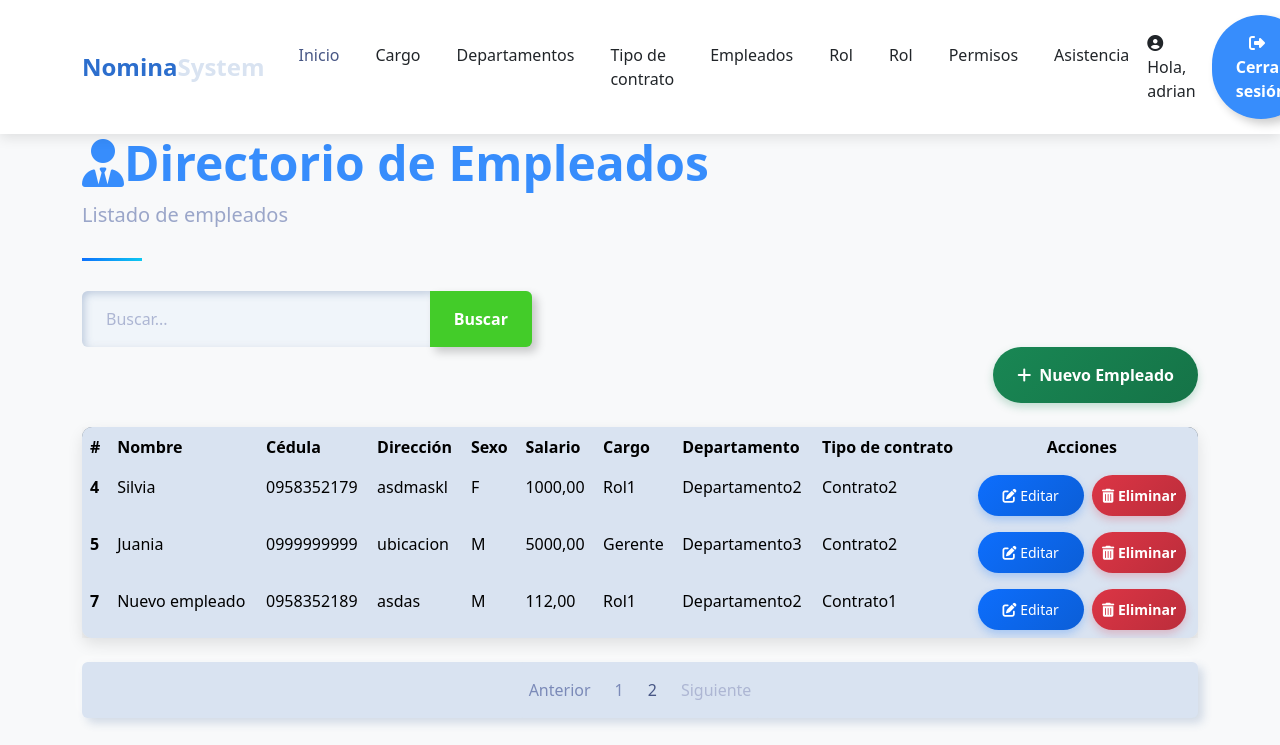
Before: /payroll/list/employees/?page=3 (signed in) with the older database file.
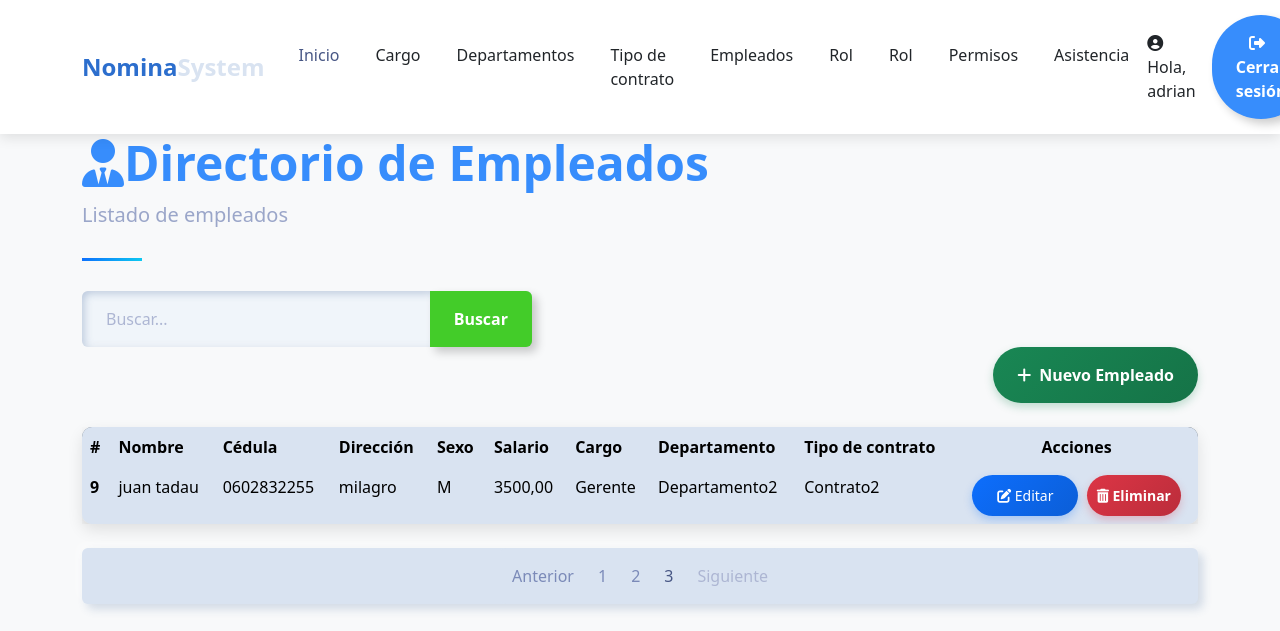
After: the same page with the newer database file.
### payroll/models.py (models this page shows, shortened)
class Employee(models.Model):
    SEX_CHOICES = [
        ('M', 'Masculino'),
        ('F', 'Femenino'),
        ]
    name = models.CharField(max_length=100)
    dni = models.CharField(max_length=10, unique=True)
    address = models.TextField()
    sex = models.CharField(max_length=1, choices=SEX_CHOICES)
    salary = models.DecimalField(max_digits=10, decimal_places=2, validators=[MinValueValidator(0.01)])
    position = models.ForeignKey(Position, on_delete=models.CASCADE)
    department = models.ForeignKey(Department,on_delete=models.CASCADE)
    contract_type = models.ForeignKey(ContractType,on_delete=models.CASCADE)

class Position(models.Model):
    description = models.CharField(max_length=100)
    def __str__(self):
        return self.description

class Department(models.Model):
    description = models.CharField(max_length=100)
    def __str__(self):
        return self.description

class ContractType(models.Model):
    description = models.CharField(max_length=100)
    def __str__(self):
        return self.description

### payroll/views/employees.py (the view)
# urls.py: path('list/employees/',employees.list_employee,name='list_employees'),
@login_required(login_url='sign_in')
def list_employee(request):
    try:
        query=request.GET.get('search',None)
        if query:
            list_employees=Employee.objects.filter(Q(name__icontains=query) | Q(dni__icontains=query) | Q(address__icontains=query) | Q(sex__icontains=query) | Q(salary__icontains=query) | Q(position__description__icontains=query) | Q(department__description__icontains=query) |Q(contract_type__description__icontains=query))
        else:
            list_employees=Employee.objects.all()
        context=paginator(request,list_employees)
        return render(request,'employee/list_employees.html',context)
    except Exception:
        context['error']='Error al buscar'
        return render(request,'employee/list_employees.html',context)

### payroll/helpers/utilies.py (called while the page is built)
def paginator(request,objects):
    paginator=Paginator(objects,3)
    page_number=request.GET.get('page')
    registers=paginator.get_page(page_number)
    current_page = registers.number
    total_pages = paginator.num_pages
    pages_range = []
    for i in range(1, total_pages + 1):
        if abs(i - current_page) <= 2 or i == 1 or i == total_pages:
            pages_range.append(i)
    return {'registers': registers,'pages_range':pages_range,'current_page':current_page}

### template/employee/list_employees.html (shortened to what this page needs)
{% extends 'layout/base_nav.html' %}
{% load static %}
{% block extra_css %}
<link href="{% static 'css/tablestyle.css' %}" rel="stylesheet">
{% endblock %}
{% block content %}
<div class="container">
    <header class="page-header">
        <h1 class="display-5 fw-bold text-primary">
            <i class="fas fa-user-tie"></i>Directorio de Empleados
        </h1>
        <p class="lead text-muted">Listado de empleados</p>
    </header>
    <form action="" style="max-width: 450px;">
        <div class="input-group">
            <input type="text" class="form-control" placeholder="Buscar..." name="search"
                value="{{ request.GET.search }}">
            <button class="btn btn-outline-success" data-bs-toggle="tooltip"
                data-bs-title="Escriba parte del apellido y click en buscar">
                Buscar
            </button>
        </div>
    </form>
    <div class="d-flex justify-content-end mb-4">
        <a class="btn btn-success" href="{% url 'payroll:create_employee' %}" style="color: white;">
            <i class="fas fa-plus me-2"></i>Nuevo Empleado
        </a>
    </div>
    <div class="card mb-4">
        <div class="card-body p-0">
            <div class="table-responsive">
                <table class="table table-hover mb-0">
                    <thead>
                        <tr>
                            <th scope="col">#</th>
                            <th scope="col">Nombre</th>
                            <th scope="col">Cédula</th>
                            <th scope="col">Dirección</th>
                            <th scope="col">Sexo</th>
                            <th scope="col">Salario</th>
                            <th scope="col">Cargo</th>
                            <th scope="col">Departamento</th>
                            <th scope="col">Tipo de contrato</th>
                            <th scope="col" class="text-center">Acciones</th>
                        </tr>
                    </thead>
                    <tbody>
                        {% for item in registers %}
                        <tr>
                            <th scope="row">{{item.id}}</th>
                            <td>{{item.name}}</td>
                            <td>{{item.dni}}</td>
                            <td>{{item.address}}</td>
                            <td>{{item.sex}}</td>
                            <td>{{item.salary}}</td>
                            <td>{{item.position}}</td>
                            <td>{{item.department}}</td>
                            <td>{{item.contract_type}}</td>
                            <td class="text-center">
                                <a href="{% url 'payroll:update_employee' item.id %}" class="btn btn-sm btn-primary me-1" style="color: white;">
                                    <i class="fas fa-edit"></i> Editar
                                </a>
                                <a href="{% url 'payroll:delete_employee' item.id %}" class="btn btn-sm btn-danger" style="color: white;padding: 10px;">
                                    <i class="fas fa-trash-alt"></i> Eliminar
                                </a>
                            </td>
                        </tr>
                        {% endfor %}
                    </tbody>
                </table>
            </div>
        </div>
    </div>
    {% include 'layout/paginator.html' %}
</div>
{% endblock %}

Changed rows visible on the page:
no longer on this page (row unchanged): Employee: id "4", name "Silvia", dni "0958352179", address "asdmaskl", sex "F", salary "1000,00", position "Rol1", department "Departamento2", contract_type "Contrato2"
no longer on this page (row unchanged): Employee: id "5", name "Juania", dni "0999999999", address "ubicacion", sex "M", salary "5000,00", position "Gerente", department "Departamento3", contract_type "Contrato2"
no longer on this page (row edited): Employee: id "7", name "Nuevo empleado", dni "0958352189", address "asdas", sex "M", salary "112,00", position "Rol1", department "Departamento2", contract_type "Contrato1"
added Employee: id "9", name "juan tadau", dni "0602832255", address "milagro", sex "M", salary "3500,00", position "Gerente", department "Departamento2", contract_type "Contrato2"
Other visible differences:
new list line: "3"
